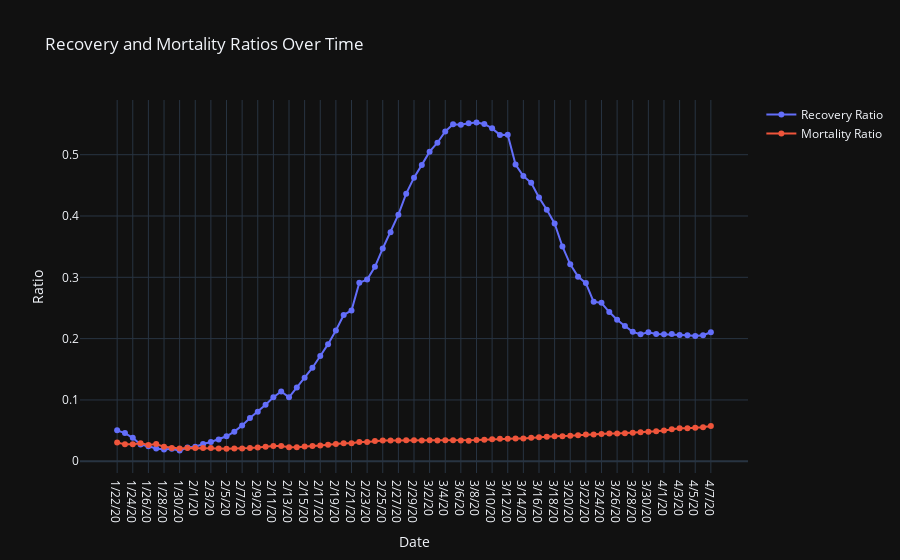

Notebook code cell kept with this figure:
### Code cell
fig = go.Figure()
fig.add_trace(go.Scatter(x=covid_time['date'], y=covid_time['recovered_ratio'], mode='lines+markers', name='Recovery Ratio'))
fig.add_trace(go.Scatter(x=covid_time['date'], y=covid_time['death_ratio'], mode='lines+markers', name='Mortality Ratio'))
fig.update_layout(template = 'plotly_dark', title = 'Recovery and Mortality Ratios Over Time')
fig.update_xaxes(title = 'Date')
fig.update_yaxes(title = 'Ratio')
fig.show()
